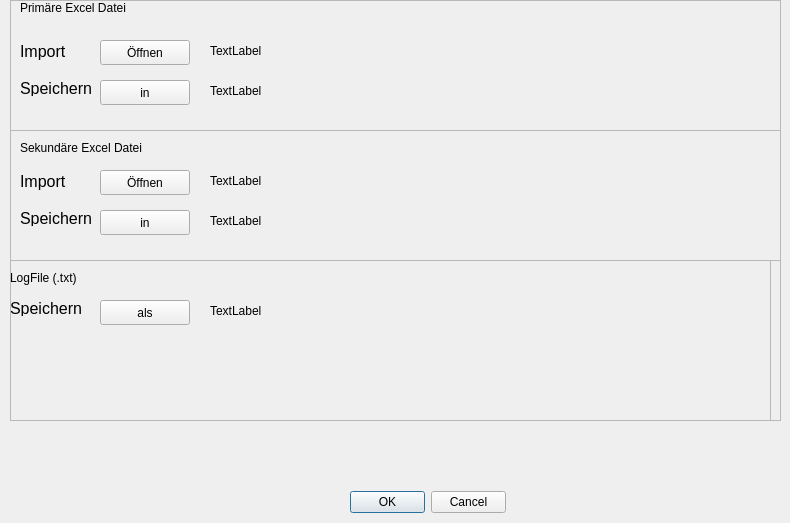
      <widget class="QWidget" name="tab_3">
       <attribute name="title">
        <string>Speicher Optionen</string>
       </attribute>
       <widget class="QFrame" name="frame_2">
        <property name="geometry">
         <rect>
          <x>10</x>
          <y>0</y>
          <width>771</width>
          <height>421</height>
         </rect>
        </property>
        <property name="frameShape">
         <enum>QFrame::StyledPanel</enum>
        </property>
        <property name="frameShadow">
         <enum>QFrame::Raised</enum>
        </property>
        <widget class="QFrame" name="frame_3">
         <property name="geometry">
          <rect>
           <x>0</x>
           <y>0</y>
           <width>831</width>
           <height>131</height>
          </rect>
         </property>
         <property name="frameShape">
          <enum>QFrame::StyledPanel</enum>
         </property>
         <property name="frameShadow">
          <enum>QFrame::Raised</enum>
         </property>
         <widget class="QLabel" name="label_4">
          <property name="geometry">
           <rect>
            <x>10</x>
            <y>80</y>
            <width>71</width>
            <height>16</height>
           </rect>
          </property>
          <property name="font">
           <font>
            <pointsize>12</pointsize>
           </font>
          </property>
          <property name="text">
           <string>Speichern</string>
          </property>
         </widget>
         <widget class="QPushButton" name="btn_importSave">
          <property name="geometry">
           <rect>
            <x>90</x>
            <y>80</y>
            <width>90</width>
            <height>25</height>
           </rect>
          </property>
          <property name="text">
           <string>in</string>
          </property>
         </widget>
         <widget class="QPushButton" name="btn_importOpen">
          <property name="geometry">
           <rect>
            <x>90</x>
            <y>40</y>
            <width>90</width>
            <height>25</height>
           </rect>
          </property>
          <property name="text">
           <string>Öffnen</string>
          </property>
         </widget>
         <widget class="QLabel" name="label_3">
          <property name="geometry">
           <rect>
            <x>10</x>
            <y>40</y>
            <width>48</width>
            <height>22</height>
           </rect>
          </property>
          <property name="font">
           <font>
            <pointsize>12</pointsize>
           </font>
          </property>
          <property name="text">
           <string>Import</string>
          </property>
         </widget>
         <widget class="QLabel" name="label_5">
          <property name="geometry">
           <rect>
            <x>10</x>
            <y>0</y>
            <width>171</width>
            <height>16</height>
           </rect>
          </property>
          <property name="text">
           <string>Primäre Excel Datei</string>
          </property>
         </widget>
         <widget class="QLabel" name="lb_load_pfad">
          <property name="geometry">
           <rect>
            <x>200</x>
            <y>80</y>
            <width>351</width>
            <height>21</height>
           </rect>
          </property>
          <property name="text">
           <string>TextLabel</string>
          </property>
         </widget>
         <widget class="QLabel" name="lb_aktiver_speicherOrt_Name">
          <property name="geometry">
           <rect>
            <x>200</x>
            <y>40</y>
            <width>351</width>
            <height>21</height>
           </rect>
          </property>
          <property name="text">
           <string>TextLabel</string>
          </property>
         </widget>
        </widget>
        <widget class="QFrame" name="frame_11">
         <property name="geometry">
          <rect>
           <x>-10</x>
           <y>260</y>
           <width>771</width>
           <height>171</height>
          </rect>
         </property>
         <property name="frameShape">
          <enum>QFrame::StyledPanel</enum>
         </property>
         <property name="frameShadow">
          <enum>QFrame::Raised</enum>
         </property>
         <widget class="QLabel" name="label_65">
          <property name="geometry">
           <rect>
            <x>10</x>
            <y>40</y>
            <width>71</width>
            <height>16</height>
           </rect>
          </property>
          <property name="font">
           <font>
            <pointsize>12</pointsize>
           </font>
          </property>
          <property name="text">
           <string>Speichern</string>
          </property>
         </widget>
         <widget class="QPushButton" name="btn_log_save">
          <property name="geometry">
           <rect>
            <x>100</x>
            <y>40</y>
            <width>90</width>
            <height>25</height>
           </rect>
          </property>
          <property name="text">
           <string>als</string>
          </property>
         </widget>
         <widget class="QLabel" name="label_67">
          <property name="geometry">
           <rect>
            <x>10</x>
            <y>10</y>
            <width>171</width>
            <height>16</height>
           </rect>
          </property>
          <property name="text">
           <string>LogFile (.txt)</string>
          </property>
         </widget>
         <widget class="QLabel" name="lb_activ_log_name">
          <property name="geometry">
           <rect>
            <x>210</x>
            <y>40</y>
            <width>571</width>
            <height>21</height>
           </rect>
          </property>
          <property name="text">
           <string>TextLabel</string>
          </property>
         </widget>
        </widget>
        <widget class="QFrame" name="frame_4">
         <property name="geometry">
          <rect>
           <x>0</x>
           <y>130</y>
           <width>771</width>
           <height>131</height>
          </rect>
         </property>
         <property name="frameShape">
          <enum>QFrame::StyledPanel</enum>
         </property>
         <property name="frameShadow">
          <enum>QFrame::Raised</enum>
         </property>
         <widget class="QLabel" name="label_6">
          <property name="geometry">
           <rect>
            <x>10</x>
            <y>80</y>
            <width>71</width>
            <height>16</height>
           </rect>
          </property>
          <property name="font">
           <font>
            <pointsize>12</pointsize>
           </font>
          </property>
          <property name="text">
           <string>Speichern</string>
          </property>
         </widget>
         <widget class="QPushButton" name="btn_wb2_save">
          <property name="geometry">
           <rect>
            <x>90</x>
            <y>80</y>
            <width>90</width>
            <height>25</height>
           </rect>
          </property>
          <property name="text">
           <string>in</string>
          </property>
         </widget>
         <widget class="QPushButton" name="btn_wb2_open">
          <property name="geometry">
           <rect>
            <x>90</x>
            <y>40</y>
            <width>90</width>
            <height>25</height>
           </rect>
          </property>
          <property name="text">
           <string>Öffnen</string>
          </property>
         </widget>
         <widget class="QLabel" name="label_7">
          <property name="geometry">
           <rect>
            <x>10</x>
            <y>40</y>
            <width>48</width>
            <height>22</height>
           </rect>
          </property>
          <property name="font">
           <font>
            <pointsize>12</pointsize>
           </font>
          </property>
          <property name="text">
           <string>Import</string>
          </property>
         </widget>
         <widget class="QLabel" name="label_8">
          <property name="geometry">
           <rect>
            <x>10</x>
            <y>10</y>
            <width>171</width>
            <height>16</height>
           </rect>
          </property>
          <property name="text">
           <string>Sekundäre Excel Datei</string>
          </property>
         </widget>
         <widget class="QLabel" name="lb_activ_wb2_import">
          <property name="geometry">
           <rect>
            <x>200</x>
            <y>40</y>
            <width>571</width>
            <height>21</height>
           </rect>
          </property>
          <property name="text">
           <string>TextLabel</string>
          </property>
         </widget>
         <widget class="QLabel" name="lb_activ_wb2_save_2">
          <property name="geometry">
           <rect>
            <x>200</x>
            <y>80</y>
            <width>571</width>
            <height>21</height>
           </rect>
          </property>
          <property name="text">
           <string>TextLabel</string>
          </property>
         </widget>
        </widget>
       </widget>
       <widget class="QDialogButtonBox" name="buttonBox_2">
        <property name="geometry">
         <rect>
          <x>350</x>
          <y>490</y>
          <width>156</width>
          <height>24</height>
         </rect>
        </property>
        <property name="standardButtons">
         <set>QDialogButtonBox::Cancel|QDialogButtonBox::Ok</set>
        </property>
       </widget>
      </widget>
